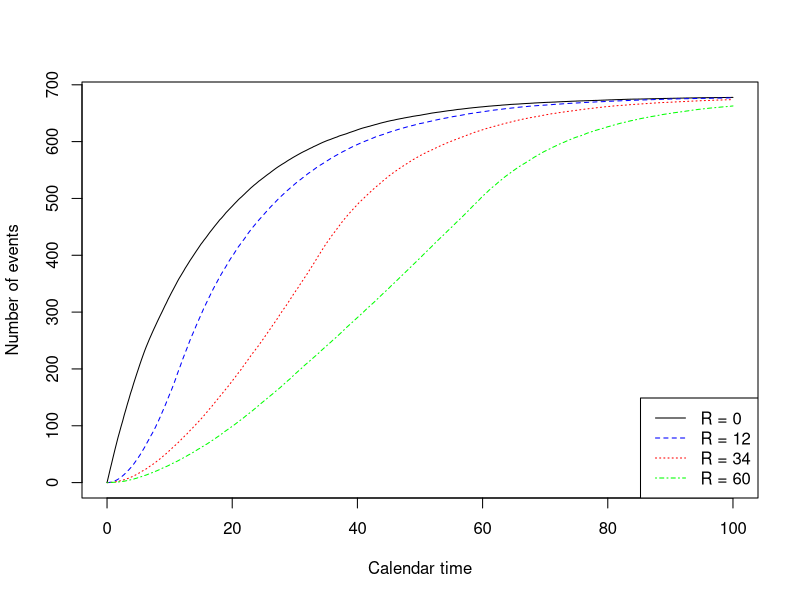
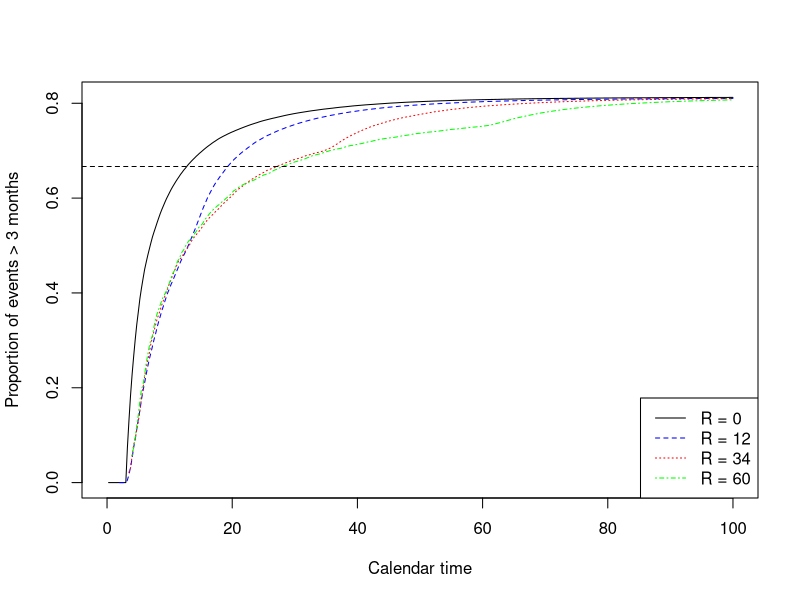
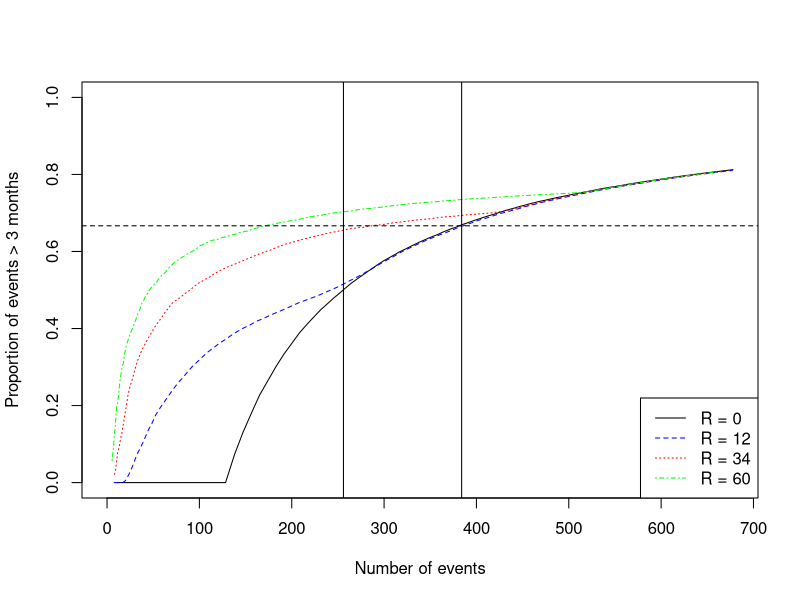

R code for these plots, in order:

lambdac <- log(2)/10
HR1 <- 1
T1 <- 6
HR2 <- 0.75
numPatients <- 340
#recTime <- 12



generateData <- function(lambdac, HR1, T1, HR2, numPatients, recTime) {
  CP <- exp(-lambdac*HR1*T1)
  u <- runif(numPatients)
  controlData <- -log(u)/lambdac
  u <- runif(numPatients)
  treatmentData <- ifelse(u>CP, -log(u)/(lambdac*HR1), (1/(lambdac*HR2))*(lambdac*HR2*T1-log(u)-lambdac*HR1*T1))
  dataCombined <- data.frame(time = c(controlData, treatmentData), group = c(rep("Control", numPatients), rep("Treatment", numPatients)))
  dataCombined$recTime <- runif(numPatients*2, min = 0, max = recTime)
  dataCombined$pseudo_time <- dataCombined$time + dataCombined$recTime
  return(dataCombined)
}


# Function to perform censoring and analysis
censFunc <- function(dataset, censTime) {
  
  # Censor the observations
  dataset$status <- as.integer(dataset$pseudo_time <= censTime)
  
  # Only include patients enrolled by the censoring time
  dataset <- dataset[dataset$recTime <= censTime, ]
  
  # Calculate survival time
  dataset$survival_time <- ifelse(dataset$status == 1, dataset$time, censTime - dataset$recTime)
  
  sampleSize <- nrow(dataset)
  
  return(list(dataCombined = dataset, censTime = censTime, sampleSize = sampleSize))
}


propEventFunc <- function(lambdac, HR1, T1, HR2, numPatients, recTime){
  # Set parameters
  numSimulations <- 100
  calTime <- seq(0, 100, by = 0.25)
  
  # Initialize an empty matrix for storing results
  eventMatrix <- matrix(NA, nrow = numSimulations, ncol = length(calTime))
  
  # Simulate data and fill in the matrix
  for (k in 1:numSimulations) {
    dataCombined <- generateData(lambdac, HR1, T1, HR2, numPatients, recTime)
    eventMatrix[k,] <- sapply(calTime, function(t) sum(dataCombined$pseudo_time < t))
  }
  
  # Calculate mean for each column
  eventVec <- colMeans(eventMatrix)
  
  
  propMatrix <- matrix(NA, nrow = numSimulations, ncol = length(calTime))
  
  for (k in 1:numSimulations){
    
    # Assuming dataCombined$pseudo_time is a vector of pseudo times
    dataCombined <- generateData(lambdac, HR1, T1, HR2, numPatients, recTime)
    
    # Create a function for the inner loop to avoid unnecessary copying
    censFuncInner <- function(data, threshold) {
      newDataCombined <- censFunc(data, threshold)$dataCombined
      newDataCombined <- newDataCombined[newDataCombined$status == 1, ]
      mean(newDataCombined$survival_time > 3)
    }
    
    # Use sapply for vectorized calculations
    propMatrix[k,] <- sapply(calTime, censFuncInner, data = dataCombined)
    
  }
  
  # Calculate mean for each column
  eventProp <- colMeans(propMatrix)
  
  return(list(eventProp = eventProp, eventVec = eventVec, calTime = calTime))
  
}



x1 <- propEventFunc(lambdac, HR1, T1, HR2, numPatients, 0)
x2 <- propEventFunc(lambdac, HR1, T1, HR2, numPatients, 12)
x3 <- propEventFunc(lambdac, HR1, T1, HR2, numPatients, 34)
x4 <- propEventFunc(lambdac, HR1, T1, HR2, numPatients, 60)

plot(x1$calTime, x1$eventVec, type = "l", xlab = "Calendar time", ylab = "Number of events")
lines(x2$calTime, x2$eventVec, lty = 2, col = "blue")
lines(x3$calTime, x3$eventVec, lty = 3, col = "red")
lines(x4$calTime, x4$eventVec, lty = 4, col = "green")
legend("bottomright", legend = c("R = 0", "R = 12", "R = 34", "R = 60"), col = c("black", "blue", "red", "green"), lty = 1:4)

plot(x1$calTime, x1$eventProp, type = "l", xlab = "Calendar time", ylab = "Proportion of events > 3 months")
lines(x2$calTime, x2$eventProp, lty = 2, col = "blue")
lines(x3$calTime, x3$eventProp, lty = 3, col = "red")
lines(x4$calTime, x4$eventProp, lty = 4, col = "green")
legend("bottomright", legend = c("R = 0", "R = 12", "R = 34", "R = 60"), col = c("black", "blue", "red", "green"), lty = 1:4)
abline(h = 2/3, lty = 2)


plot(x1$eventVec, x1$eventProp, type = "l", ylim = c(0, 1), xlab = "Number of events", ylab = "Proportion of events > 3 months")
lines(x2$eventVec, x2$eventProp, col = "blue", lty = 2)
lines(x3$eventVec, x3$eventProp, col = "red", lty = 3)
lines(x4$eventVec, x4$eventProp, col = "green", lty = 4)
legend("bottomright", legend = c("R = 0", "R = 12", "R = 34", "R = 60"), col = c("black", "blue", "red", "green"), lty = 1:4)
abline(h = 2/3, lty = 2)
abline(v = 512*0.5)
abline(v = 512*0.75)
